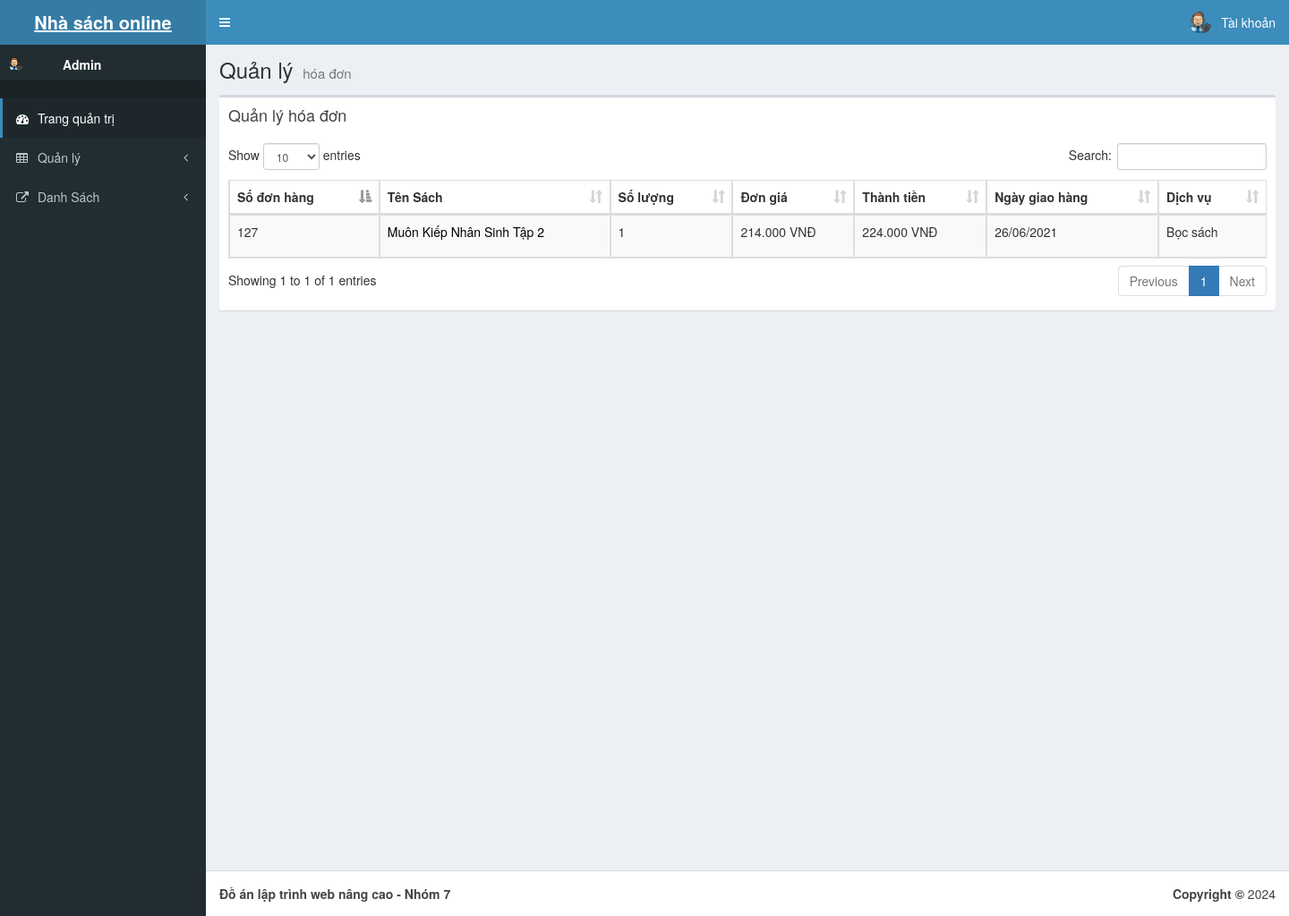
Screenshot of /Admin/quanlyhoadon.php with the database file from the repository.
### tables this page shows
CREATE TABLE `chitiethoadon` (
  `id_chi_tiet_hoadon` bigint(10) NOT NULL,
  `sodh` bigint(20) NOT NULL,
  `masp` bigint(20) NOT NULL,
  `soluong` int(11) NOT NULL,
  `dongia` float NOT NULL,
  `thanhtien` decimal(9,2) NOT NULL,
  `madv` varchar(200) NOT NULL
);

CREATE TABLE `hoadon` (
  `sodh` bigint(20) NOT NULL,
  `emailkh` varchar(50) NOT NULL,
  `ngaygiao` date NOT NULL,
  `tenkh` varchar(100) NOT NULL,
  `diachi` varchar(250) NOT NULL,
  `dienthoai` varchar(50) NOT NULL,
  `hinhthucthanhtoan` varchar(100) NOT NULL,
  `thanhtien` decimal(9,2) NOT NULL
);

CREATE TABLE `sanpham` (
  `ID` bigint(10) NOT NULL,
  `Ten` varchar(200) NOT NULL,
  `Gia` double NOT NULL,
  `HinhAnh` varchar(200) NOT NULL,
  `Manhasx` bigint(10) NOT NULL,
  `Mota` text NOT NULL,
  `date` date NOT NULL,
  `KhuyenMai` tinyint(1) NOT NULL,
  `giakhuyenmai` double NOT NULL,
  `tacgia` varchar(256) NOT NULL
);

CREATE TABLE `dichvu` (
  `madv` bigint(20) NOT NULL,
  `tendv` varchar(200) NOT NULL,
  `gia` double NOT NULL
);

### Admin/quanlyhoadon.php (the view, shortened to what this page needs)
<?php
 include "head.php";
?>
  <body class="hold-transition skin-blue sidebar-mini">
    <div class="wrapper">
    <?php
 include "Header.php";
?>
    <?php
 include "aside.php";
?>
      <div class="content-wrapper">
        <section class="content-header">
          <h1>
            Quản lý
            <small>hóa đơn</small>
          </h1>
        </section>
        <section class="content">
          <div class="row">
            <div class="col-xs-12">
              <div class="box">
                <div class="box-header">
                  <h3 class="box-title">Quản lý hóa đơn</h3>
                </div>
                <div class="box-body">
                  <table id="example1" class="table table-bordered table-striped">
                    <thead>
                      <tr>
                       <th>Số đơn hàng</th>
                        <th>Tên Sách</th>
                        <th>Số lượng</th>
                        <th>Đơn giá</th>
                        <th>Thành tiền</th>
                        <th>Ngày giao hàng </th>
                        <th>Dịch vụ</th>
                      </tr>
                    </thead>
                    <tbody>
                    <?php
                         require '../inc/myconnect.php';
                         $sql="SELECT h.sodh,soluong,dongia,h.thanhtien
                         ,s.Ten as tensanpham,ngaygiao,madv
                         from chitiethoadon c
                         LEFT JOIN sanpham s on s.ID= c.masp
                         LEFT JOIN hoadon h on h.sodh= c.sodh Order by tensanpham  ";
                         $result = $conn->query($sql);
                         if ($result->num_rows > 0) {
                          while($row = $result->fetch_assoc()) {
                      ?>
                        <tr>
                        <td><?php  echo $row["sodh"] ?></td>
                        <td ><a href ="chitiethd.php?sodh=<?php echo $row["sodh"]?>" style="color:black"><?php echo $row["tensanpham"] ?>  </a>
                        </td>
                        <td><?php  echo $row["soluong"] ?></td>
                        <td><?php  echo $row["dongia"] ?>.000 VNĐ</td>
                        <td><?php  echo $row["thanhtien"] ?>0 VNĐ</td>
                        <td><?php
                        $date=date_create($row["ngaygiao"]);
                        echo date_format($date,"d/m/Y");
                         ?></td>
                        <td>
                        <?php
                        if($row["madv"]!= "")
                        {
                         ?>
                        <?php
                        $ma= $row["madv"];
                        $sql="SELECT tendv from dichvu where madv  in ($ma)";
                        $results = $conn->query($sql);
                        if ($results->num_rows > 0) {
                          while($s = $results->fetch_assoc()) {
                           echo "<p>".$s["tendv"] ."</p>";
                        }
                      }
                        ?>
                        <?php
                        }
                         ?>
                        </td>
                        </tr>
                        <?php
                          }
                        }
                         ?>
                    </tbody>
                  </table>
                </div>
              </div>
            </div>
          </div>
        </section>
      </div>
      <?php
      include "footer.php";
     ?>
    </div>
  </body>
</html>

### rows the page displays
chitiethoadon: sodh.sodh "127", sanpham.Ten "Muôn Kiếp Nhân Sinh Tập 2", soluong "1", dongia "214", sodh.thanhtien "224.00", sodh.ngaygiao "26/06/2021"
dichvu: tendv "Bọc sách"
